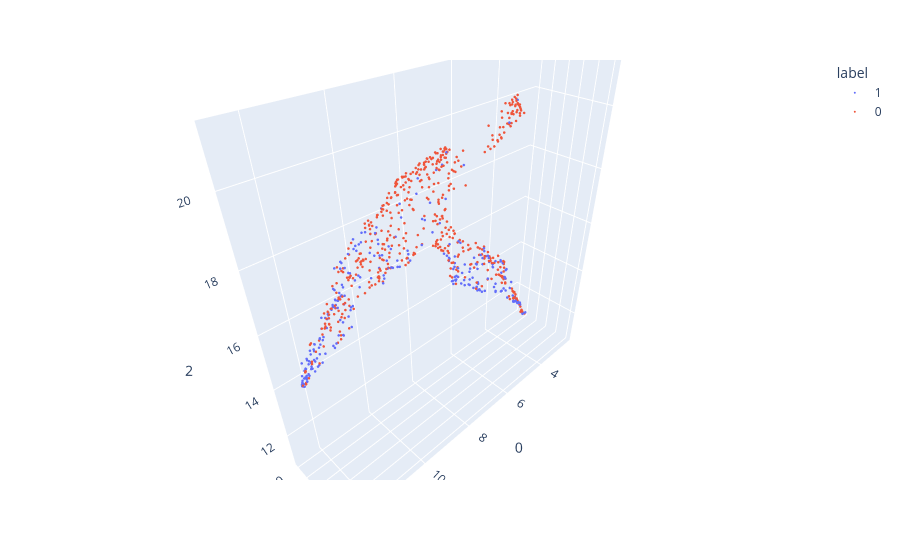

Notebook source saved alongside this figure:
### Markdown cell above
## 3D plot

### Code cell
from umap import UMAP

umap_3d = UMAP(n_components=3, init='random', random_state=0)
x_umap = umap_3d.fit_transform(X_train)
umap_df = pd.DataFrame(x_umap)
train_y_sr = pd.Series(y_train,name='label').astype(str)
print(type(x_umap))
new_df = pd.concat([umap_df,train_y_sr],axis=1)
fig = px.scatter_3d(
    new_df, x=0, y=1, z=2,
    color='label', labels={'color': 'number'}
)
fig.update_traces(marker_size=1.5)
fig.show()

### Figure 1 — Plotly figure (JSON) as saved in the notebook; plotly's stock layout.template omitted (floating-point values rounded to 4 significant figures; data arrays with more than 128 entries replaced by an {"elided": "..."} marker saying what was removed)
{"data": [{"hovertemplate": "label=1<br>0=%{x}<br>1=%{y}<br>2=%{z}<extra></extra>", "legendgroup": "1", "marker": {"color": "#636efa", "size": 1.5, "symbol": "circle"}, "mode": "markers", "name": "1", "scene": "scene", "showlegend": true, "type": "scatter3d", "x": {"elided": "268 float values"}, "y": {"elided": "268 float values"}, "z": {"elided": "268 float values"}}, {"hovertemplate": "label=0<br>0=%{x}<br>1=%{y}<br>2=%{z}<extra></extra>", "legendgroup": "0", "marker": {"color": "#EF553B", "size": 1.5, "symbol": "circle"}, "mode": "markers", "name": "0", "scene": "scene", "showlegend": true, "type": "scatter3d", "x": {"elided": "500 float values"}, "y": {"elided": "500 float values"}, "z": {"elided": "500 float values"}}], "layout": {"legend": {"title": {"text": "label"}, "tracegroupgap": 0}, "margin": {"t": 60}, "scene": {"domain": {"x": [0, 1], "y": [0, 1]}, "xaxis": {"title": {"text": "0"}}, "yaxis": {"title": {"text": "1"}}, "zaxis": {"title": {"text": "2"}}}}}
